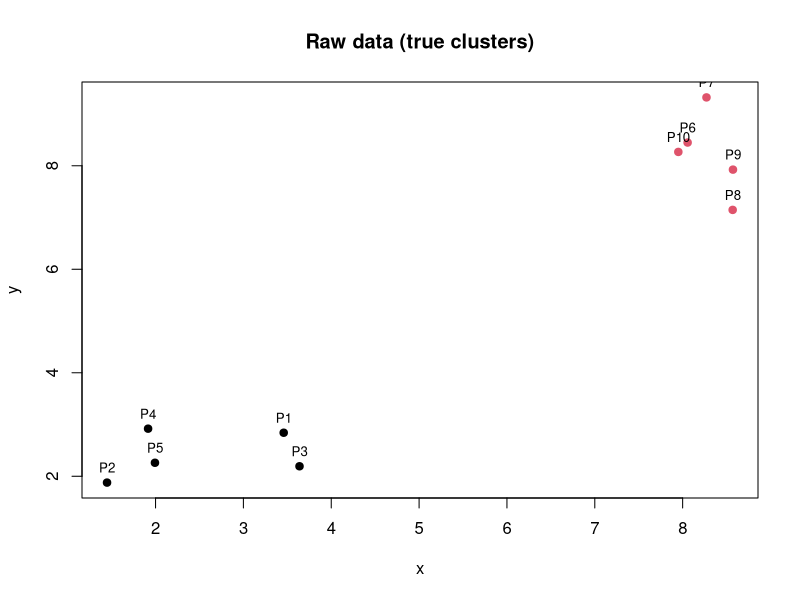
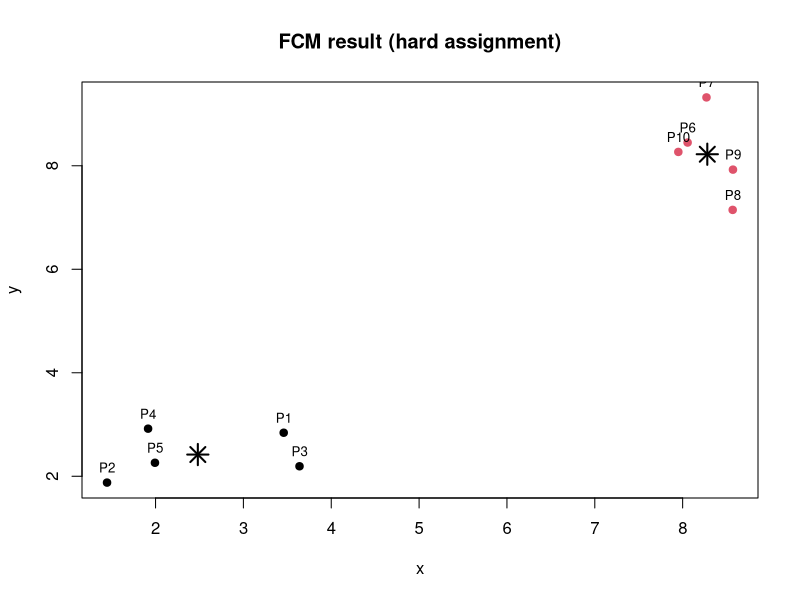

Recreate these plots in R, in order.
## ---- chunk 1
n       <- 10
cluster <- rep(1:2, each = 5)                 # true cluster labels
centers <- rbind(c(2, 2), c(8, 8))            # true cluster centres
dataset <- cbind(
  x = centers[cluster, 1] + rnorm(n, sd = 0.8),
  y = centers[cluster, 2] + rnorm(n, sd = 0.8)
)
rownames(dataset) <- paste0("P", 1:n)
print(round(dataset, 3))

plot(dataset, col = cluster, pch = 19, main = "Raw data (true clusters)")
text(dataset, labels = rownames(dataset), pos = 3, cex = 0.8)
## ---- chunk 2
m <- 2        # fuzzifier (m > 1)
c <- 2        # number of clusters
## ---- chunk 3
compute_centroids <- function(X, U, m) {
  C <- matrix(0, nrow = ncol(U), ncol = ncol(X))
  for (j in 1:ncol(U)) {
    w <- U[, j]^m                       # weights u_ij^m
    for (d in 1:ncol(X)) {
      C[j, d] <- sum(w * X[, d]) / sum(w)
    }
  }
  colnames(C) <- colnames(X)
  rownames(C) <- paste0("C", 1:ncol(U))
  C
}
## ---- chunk 4
compute_distances <- function(X, C) {
  D <- matrix(0, nrow = nrow(X), ncol = nrow(C))
  for (i in 1:nrow(X)) {
    for (j in 1:nrow(C)) {
      D[i, j] <- sqrt(sum((X[i, ] - C[j, ])^2))
    }
  }
  rownames(D) <- rownames(X)
  colnames(D) <- rownames(C)
  D
}
## ---- chunk 5
distances_to_membership <- function(D, m) {
  U <- matrix(0, nrow = nrow(D), ncol = ncol(D))
  for (i in 1:nrow(D)) {
    if (any(D[i, ] == 0)) {             # point sits exactly on a centroid
      U[i, D[i, ] == 0] <- 1 / sum(D[i, ] == 0)
    } else {
      for (j in 1:ncol(D)) {
        U[i, j] <- 1 / sum((D[i, j] / D[i, ])^(2 / (m - 1)))
      }
    }
  }
  dimnames(U) <- dimnames(D)
  U
}
## ---- chunk 6
objective <- function(U, D, m) sum(U^m * D^2)
## ---- chunk 7
u1 <- runif(n, 0.2, 0.8)
U0 <- cbind(C1 = u1, C2 = 1 - u1)
rownames(U0) <- rownames(dataset)
cat("\n=== Initial membership matrix U0 ===\n")
print(round(U0, 4))
## ---- chunk 8
cat("\n================ ITERATION 1 ================\n")
C1 <- compute_centroids(dataset, U0, m)
cat("Centroids:\n");        print(round(C1, 4))
D1 <- compute_distances(dataset, C1)
cat("Distances:\n");        print(round(D1, 4))
U1 <- distances_to_membership(D1, m)
cat("New memberships:\n");  print(round(U1, 4))
cat("Objective J =", round(objective(U1, D1, m), 4), "\n")
cat("Max change in U =", round(max(abs(U1 - U0)), 6), "\n")

## ---- chunk 9
U <- U1
for (it in 4:100) {
  C <- compute_centroids(dataset, U, m)
  D <- compute_distances(dataset, C)
  Unew <- distances_to_membership(D, m)
  delta <- max(abs(Unew - U))
  U <- Unew
  if (delta < 1e-6) { cat("\nConverged at iteration", it, "\n"); break }
}
cat("\nFinal centroids:\n");    print(round(C, 4))
cat("Final memberships:\n");    print(round(U, 4))

## ---- 9. Plot result ------------------------------------------------
hard <- apply(U, 1, which.max)
plot(dataset, col = hard, pch = 19, main = "FCM result (hard assignment)")
points(C, pch = 8, cex = 2, lwd = 2)
text(dataset, labels = rownames(dataset), pos = 3, cex = 0.8)
